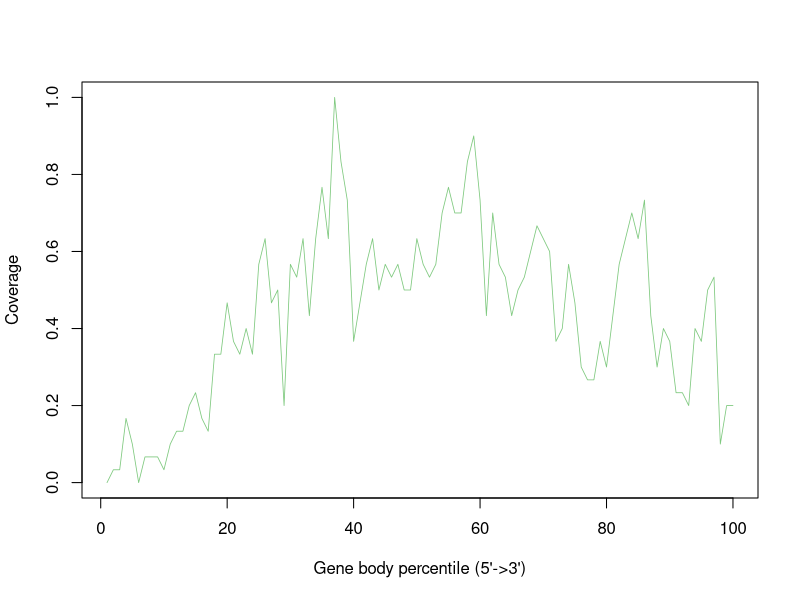

Source code (R):
GSM4486057_Aligned.sortedByCoord_sorted.out <- c(0.0,0.03333333333333333,0.03333333333333333,0.16666666666666666,0.1,0.0,0.06666666666666667,0.06666666666666667,0.06666666666666667,0.03333333333333333,0.1,0.13333333333333333,0.13333333333333333,0.2,0.23333333333333334,0.16666666666666666,0.13333333333333333,0.3333333333333333,0.3333333333333333,0.4666666666666667,0.36666666666666664,0.3333333333333333,0.4,0.3333333333333333,0.5666666666666667,0.6333333333333333,0.4666666666666667,0.5,0.2,0.5666666666666667,0.5333333333333333,0.6333333333333333,0.43333333333333335,0.6333333333333333,0.7666666666666667,0.6333333333333333,1.0,0.8333333333333334,0.7333333333333333,0.36666666666666664,0.4666666666666667,0.5666666666666667,0.6333333333333333,0.5,0.5666666666666667,0.5333333333333333,0.5666666666666667,0.5,0.5,0.6333333333333333,0.5666666666666667,0.5333333333333333,0.5666666666666667,0.7,0.7666666666666667,0.7,0.7,0.8333333333333334,0.9,0.7333333333333333,0.43333333333333335,0.7,0.5666666666666667,0.5333333333333333,0.43333333333333335,0.5,0.5333333333333333,0.6,0.6666666666666666,0.6333333333333333,0.6,0.36666666666666664,0.4,0.5666666666666667,0.4666666666666667,0.3,0.26666666666666666,0.26666666666666666,0.36666666666666664,0.3,0.43333333333333335,0.5666666666666667,0.6333333333333333,0.7,0.6333333333333333,0.7333333333333333,0.43333333333333335,0.3,0.4,0.36666666666666664,0.23333333333333334,0.23333333333333334,0.2,0.4,0.36666666666666664,0.5,0.5333333333333333,0.1,0.2,0.2)


pdf("GSM4486057.geneBodyCoverage.curves.pdf")
x=1:100
icolor = colorRampPalette(c("#7fc97f","#beaed4","#fdc086","#ffff99","#386cb0","#f0027f"))(1)
plot(x,GSM4486057_Aligned.sortedByCoord_sorted.out,type='l',xlab="Gene body percentile (5'->3')", ylab="Coverage",lwd=0.8,col=icolor[1])
dev.off()
